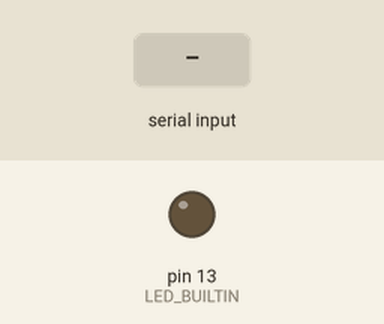
Bench run of a sketch on a simulated Arduino Mega 2560, built with avr-gcc and run on an emulated ATmega2560. Parts: output pins drawn as LEDs (lit = HIGH). Inputs (shaded band) come from the test bench.

Above: at 1.2 s.
1.3 s: "a" received over Serial
At 2.0 s:
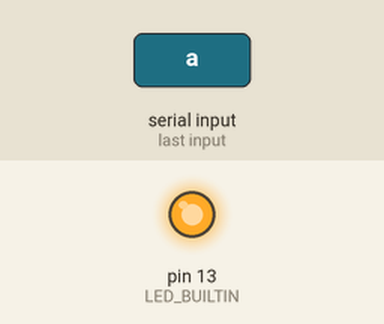
2.8 s: "b" received over Serial
At 3.2 s:
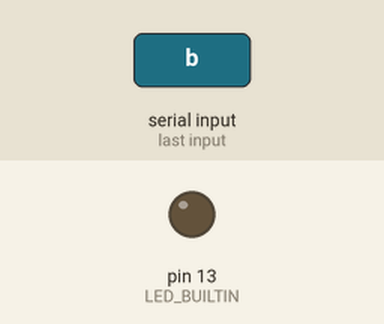
Timing chart, 0 to 5.8 s (numbered marks = the images above; inputs shaded):
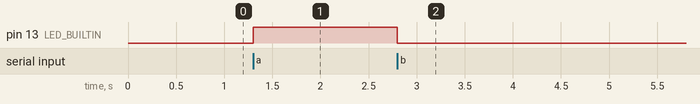

Measured:
- after the input at 1.3 s, pin 13 (LED_BUILTIN): LOW → HIGH at once
- after the input at 2.8 s, pin 13 (LED_BUILTIN): HIGH → LOW at once

The sketch:

Zigbee_interfacing.ino
```cpp
//reciever end of zigbee
// arduino mega

#include <SoftwareSerial.h>
char x;

void setup() {
  Serial.begin(9600);
  pinMode(LED_BUILTIN,OUTPUT);
}

void loop() {


  x=Serial.read();

  //Serial.println(x);

  if (x=='a'){
    digitalWrite(LED_BUILTIN, HIGH);   // turn the LED on (HIGH is the voltage level)
    delay(1000);
  }
  if (x=='b'){
    digitalWrite(LED_BUILTIN, LOW);    // turn the LED off by making the voltage LOW
    delay(1000);
  }

}
```
